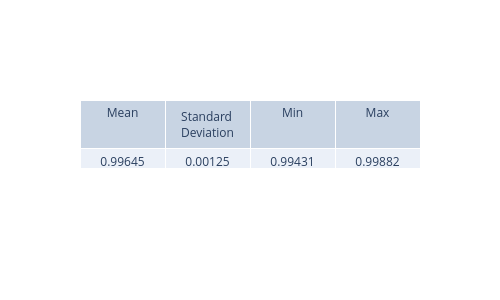

The cell this chart's notebook holds for it:
### Code cell
from scipy.integrate import simpson

norms = []

for i in range(5000):
    psi_sq_i = psi_real_pinn[:, i] ** 2 + psi_img_pinn[:, i] ** 2
    normalization = simpson(psi_sq_i, x=x_values)
    norms.append(normalization)
    
view_metrics(np.array(norms))

plt.figure(figsize=(8,5), dpi=200)
plt.plot(t_values, norms, '-', label='Simpson')
plt.axhline(1.0, color='red', linestyle='--', label='Expected = 1')
plt.xlabel('Time (ps)')
plt.ylabel('Normalization')
plt.title('Wavefunction Normalization Over Time')
plt.legend()
plt.grid(True)



plt.show()

### Figure 1 — Plotly figure (JSON) as saved in the notebook; plotly's stock layout.template omitted (floating-point values rounded to 4 significant figures)
{"data": [{"cells": {"values": [["0.99645"], ["0.00125"], ["0.99431"], ["0.99882"]]}, "header": {"values": ["Mean", "Standard Deviation", "Min", "Max"]}, "type": "table"}], "layout": {"height": 300, "width": 500}}
